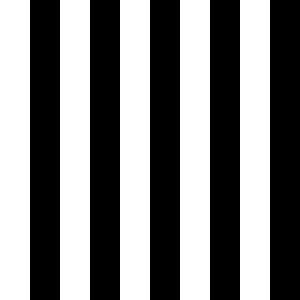
#> input picture Fabricio/Visão Computacional/03-21/ronchi.bmp, 100 x 100 px (shown 3 times larger)
$ jupyter execute RealceDominioEspacial.ipynb
#> lines starting #> are read from the running program, lines starting #| are printed output that depends on the picture; after the words box and inside, x2 and y2 are one past the last pixel; in counts of white or black regions, pixels touching at a corner belong together
<h1>Realce no Domínio Espacial</h1>

O realce de imagens no domínio espacial envolve a aplicação de um filtro (máscara) sobre a imagem original a fim de produzir uma imagem modificada. Esta técnica ajusta os valores dos pixels na imagem de acordo com um padrão definido pela máscara. Ao aplicar a convolução, cada pixel da imagem resultante é calculado como a soma ponderada dos pixels vizinhos na imagem original, com os pesos definidos pela máscara.

Inclusão dos pacotes.

[cell 1]
import numpy as np
import matplotlib.pyplot as plt
import cv2

[Convolução](https://miro.medium.com/max/526/0*nHjlPyCcgSTo9iOm.gif)

1) Escreva uma função para realizar a convolução entre uma imagem qualquer e um kernel de 3x3, ambos passados como argumento da função:

[cell 2]
def conv(img, mat: np.matrix, med):
  pady = int((mat.shape[0]-1)/2)
  padx = int((mat.shape[1]-1)/2)
  for x in range(padx, img.shape[0]-padx):
    for y in range(pady, img.shape[1]-pady):
      sum = img[x+1,y-1] * mat[2,0] + \
        img[x-1,y-1]     * mat[0,0] + \
        img[x,y-1]       * mat[1,0] + \
        img[x-1,y]       * mat[0,1] + \
        img[x,y]         * mat[1,1] + \
        img[x+1,y]       * mat[2,1] + \
        img[x,y+1]       * mat[1,2] + \
        img[x+1,y+1]     * mat[2,2] + \
        img[x-1,y+1]     * mat[0,2]

      img[x,y] = sum / med

def conv_movel(img, mat: np.matrix):
  conv(img, mat, mat.size)

def conv_gauss(img, mat: np.matrix):
  conv(img, mat, mat.sum())

2) Plote a imagem e o histograma da figura **ronchi.bmp**.

[cell 3]
#Plotar a imgaem ronchi e mostrar o seu histograma
plt.title('Imagem 1')
img = cv2.imread('ronchi.bmp', cv2.IMREAD_GRAYSCALE)
#> img: shape (100, 100); 50% white; 5 white regions, box (x1, y1, x2, y2) and area: (0, 0, 10, 100) 1000, (20, 0, 30, 100) 1000, (40, 0, 50, 100) 1000, (60, 0, 70, 100) 1000, (80, 0, 90, 100) 1000
plt.imshow(img, cmap='gray', vmin=0, vmax=255)
plt.show()
hist = cv2.calcHist([img], [0], None, [256], [0,256])
#> hist = 256 values, max 5000 at index 0, min 0 at index 1, mean 39.06
plt.plot(hist)
plt.show()
#> figure, not shown here; curve peaks at x = 0, y = 5000

3) Plote a imagem e o histograma da figura **ronchi.bmp** realçada com a aplicação de um filtro da média móvel 3x3.

[cell 4]
plt.title('Imagem 1')
img = cv2.imread('ronchi.bmp', cv2.IMREAD_GRAYSCALE)
conv_movel(img, np.matrix("1 1 1; 1 1 1; 1 1 1"))
#> after the loop in conv, `for x in range(padx, img.shape[0]-padx):`:
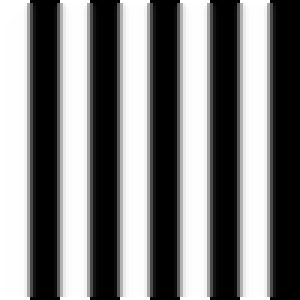
#> img: shape (100, 100) (shown 3 times larger); min 0, max 255, mean 126.8
plt.imshow(img, cmap='gray', vmin=0, vmax=255)
plt.show()
hist = cv2.calcHist([img], [0], None, [256], [0,256])
#> hist = 256 values, max 2371 at index 0, min 0 at index 3, mean 39.06
plt.plot(hist)
plt.show()
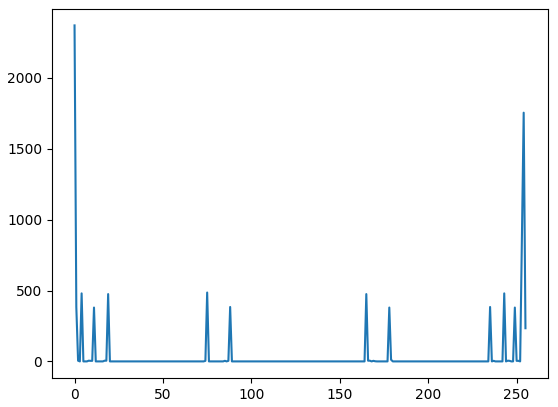
#> figure drawn by matplotlib, 1 panel; curve peaks at x = 0, y = 2371

4) Plote a imagem e o histograma da figura **ronchi.bmp** realçada com a aplicação de um filtro Gaussiano ($\sigma=1$) 3x3.

[cell 5]
plt.title('Imagem 1')
img = cv2.imread('ronchi.bmp', cv2.IMREAD_GRAYSCALE)
conv_gauss(img, np.matrix("1 2 1; 2 4 2; 1 2 1"))
plt.imshow(img, cmap='gray', vmin=0, vmax=255)
plt.show()
hist = cv2.calcHist([img], [0], None, [256], [0,256])
#> hist = 256 values, max 2755 at index 0, min 0 at index 5, mean 39.06
plt.plot(hist)
plt.show()
#> figure, not shown here; curve peaks at x = 0, y = 2755

5) Plote a imagem e o histograma da figura **ronchi_sp.bmp**.

[cell 6]
#Plotar a imgaem ronchi e mostrar o seu histograma

plt.title('Imagem 2')
img = cv2.imread('ronchi_sp.bmp', cv2.IMREAD_GRAYSCALE)
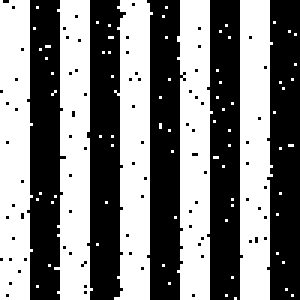
#> input picture Fabricio/Visão Computacional/03-21/ronchi_sp.bmp, 100 x 100 px (shown 3 times larger)
#> img: shape (100, 100); 49.9% white; 75 white regions (70 under 20 px), largest, box (x1, y1, x2, y2) and area: (80, 0, 91, 100) 986, (38, 0, 51, 100) 985, (18, 0, 31, 100) 981, (0, 0, 11, 100) 980, (59, 0, 71, 100) 979
plt.imshow(img, cmap='gray', vmin=0, vmax=255)
plt.show()
hist1 = cv2.calcHist([img], [0], None, [256], [0,256])
#> hist1 = 256 values, max 5013 at index 0, min 0 at index 1, mean 39.06
plt.plot(hist1)
plt.show()
#> figure, not shown here; curve peaks at x = 0, y = 5013

6) Plote a imagem e o histograma da figura **ronchi_sp.bmp** realçada com a aplicação de um filtro da média móvel 3x3.

[cell 7]
plt.title('Imagem 2')
img = cv2.imread('ronchi_sp.bmp', cv2.IMREAD_GRAYSCALE)
conv_movel(img, np.matrix("1 1 1; 1 1 1; 1 1 1"))
#> call 3 of conv, with mat = array of shape (3, 3), med = 9
#> after the loop in conv (call 3), `for x in range(padx, img.shape[0]-padx):`:
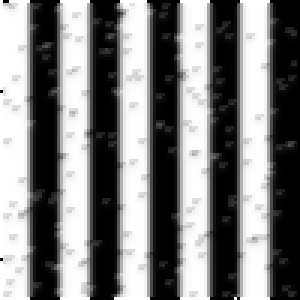
#> img: shape (100, 100) (shown 3 times larger); min 0, max 255, mean 126.4
plt.imshow(img, cmap='gray', vmin=0, vmax=255)
plt.show()
hist1 = cv2.calcHist([img], [0], None, [256], [0,256])
#> hist1 = 256 values, max 1381 at index 0, min 0 at index 58, mean 39.06
plt.plot(hist1)
plt.show()
#> figure, not shown here; curve peaks at x = 0, y = 1381

7) Plote a imagem e o histograma da figura **ronchi_sp.bmp** realçada com a aplicação de um filtro Gaussiano ($\sigma=1$) 3x3.

[cell 8]
plt.title('Imagem 2')
img = cv2.imread('ronchi_sp.bmp', cv2.IMREAD_GRAYSCALE)
conv_gauss(img, np.matrix("1 2 1; 2 4 2; 1 2 1"))
#> call 4 of conv, with mat = array of shape (3, 3), med = 16
#> after the loop in conv (call 4), `for x in range(padx, img.shape[0]-padx):`:
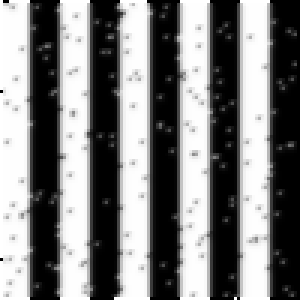
#> img: shape (100, 100) (shown 3 times larger); min 0, max 255, mean 126.5
plt.imshow(img, cmap='gray', vmin=0, vmax=255)
plt.show()
hist1 = cv2.calcHist([img], [0], None, [256], [0,256])
#> hist1 = 256 values, max 1959 at index 0, min 0 at index 80, mean 39.06
plt.plot(hist1)
plt.show()
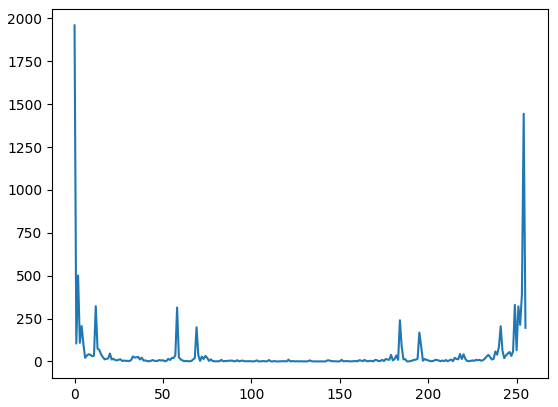
#> figure drawn by matplotlib, 1 panel; curve peaks at x = 0, y = 1959

8) Utilizando a função **filter2D()** da OpenCV, aplique e compare os resultados do realce com filtros de Média Móvel 3x3, 5x5, 7x7 e 9x9, aplicados na imagem da figura **ronchi_sp.bmp**.

[cell 9]
plt.title('')
img = cv2.imread('ronchi_sp.bmp', cv2.IMREAD_GRAYSCALE)

img1 = cv2.filter2D(src=img, ddepth=-1, kernel=np.matrix("1 1 1; 1 1 1; 1 1 1")/9)
img2 = cv2.filter2D(src=img, ddepth=-1, kernel=np.matrix("1 1 1 1 1; 1 1 1 1 1; 1 1 1 1 1; 1 1 1 1 1; 1 1 1 1 1")/25)
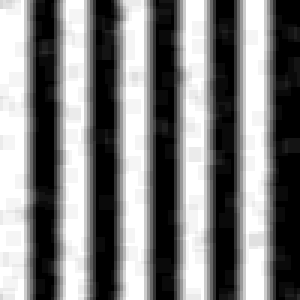
#> img2: shape (100, 100) (shown 3 times larger); min 0, max 255, mean 127.2
img3 = cv2.filter2D(src=img, ddepth=-1, kernel=np.matrix("""
1 1 1 1 1 1 1;
1 1 1 1 1 1 1;
1 1 1 1 1 1 1;
1 1 1 1 1 1 1;
1 1 1 1 1 1 1;
1 1 1 1 1 1 1;
1 1 1 1 1 1 1""")/49)
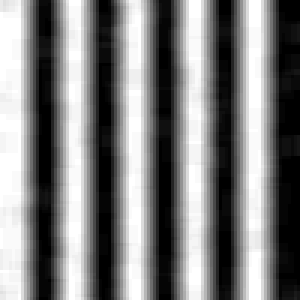
#> img3: shape (100, 100) (shown 3 times larger); min 0, max 255, mean 127.2
img4 = cv2.filter2D(src=img, ddepth=-1, kernel=np.matrix("""
1 1 1 1 1 1 1 1 1;
1 1 1 1 1 1 1 1 1;
1 1 1 1 1 1 1 1 1;
1 1 1 1 1 1 1 1 1;
1 1 1 1 1 1 1 1 1;
1 1 1 1 1 1 1 1 1;
1 1 1 1 1 1 1 1 1;
1 1 1 1 1 1 1 1 1;
1 1 1 1 1 1 1 1 1""")/81)
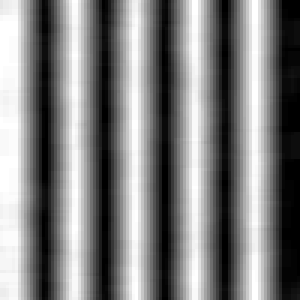
#> img4: shape (100, 100) (shown 3 times larger); min 0, max 255, mean 127.2

plt.imshow(img1, cmap='gray', vmin=0, vmax=255)
plt.title('3x3')
plt.show()

plt.imshow(img2, cmap='gray', vmin=0, vmax=255)
plt.title('5x5')
plt.show()

plt.imshow(img3, cmap='gray', vmin=0, vmax=255)
plt.title('7x7')
plt.show()

plt.imshow(img4, cmap='gray', vmin=0, vmax=255)
plt.title('9x9')
plt.show()

9) Utilizando a função **medianBlur()** da OpenCV, aplique e compare os resultados do realce com filtros da Mediana de ordem 3, 5, 7 e 9, aplicados na imagem da figura **ronchi_sp.bmp**.

[cell 10]
plt.title('')
img = cv2.imread('ronchi_sp.bmp', cv2.IMREAD_GRAYSCALE)

img1 = cv2.medianBlur(img, 3)
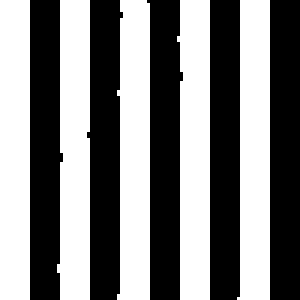
#> img1: shape (100, 100) (shown 3 times larger); 50% white; 5 white regions, box (x1, y1, x2, y2) and area: (39, 0, 50, 100) 1001, (79, 0, 90, 100) 1001, (0, 0, 10, 100) 1000, (59, 0, 70, 100) 999, (19, 0, 30, 100) 998
img2 = cv2.medianBlur(img, 5)
#> img2: shape (100, 100); 49.9% white; 5 white regions, box (x1, y1, x2, y2) and area: (79, 0, 90, 100) 1001, (20, 0, 30, 100) 1000, (39, 0, 50, 100) 999, (0, 0, 10, 100) 997, (60, 0, 70, 100) 997
img3 = cv2.medianBlur(img, 7)
#> img3: shape (100, 100); 50% white; 5 black regions, box (x1, y1, x2, y2) and area: (49, 0, 61, 100) 1002, (10, 0, 20, 100) 1000, (90, 0, 100, 100) 1000, (70, 0, 80, 100) 999, (30, 0, 40, 100) 998
img4 = cv2.medianBlur(img, 9)
#> img4: shape (100, 100); 50% white; 5 black regions, box (x1, y1, x2, y2) and area: (10, 0, 20, 100) 1000, (50, 0, 60, 100) 1000, (90, 0, 100, 100) 1000, (70, 0, 80, 100) 998, (30, 0, 40, 100) 997

plt.imshow(img1, cmap='gray', vmin=0, vmax=255)
plt.title('3')
plt.show()

plt.imshow(img2, cmap='gray', vmin=0, vmax=255)
plt.title('5')
plt.show()

plt.imshow(img3, cmap='gray', vmin=0, vmax=255)
plt.title('7')
plt.show()

plt.imshow(img4, cmap='gray', vmin=0, vmax=255)
plt.title('9')
plt.show()
